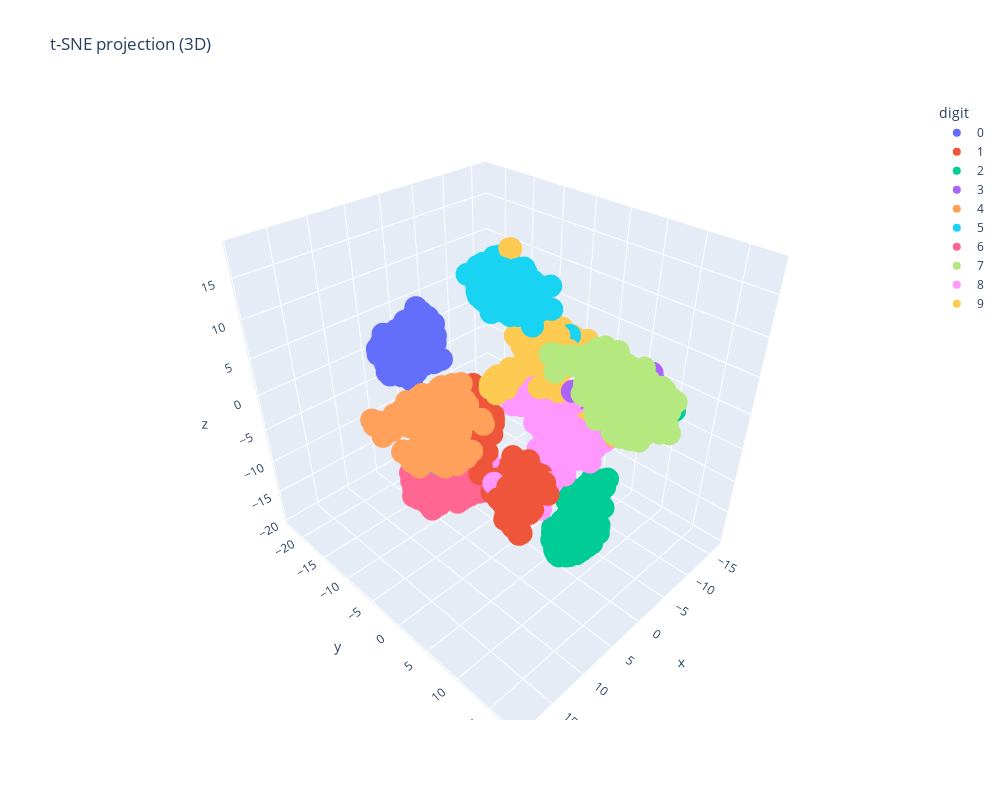

The cell this chart's notebook holds for it:
### Markdown cell above
## Step 6: Interactive 3D scatter plot

### Code cell
fig_3d = px.scatter_3d(
    df_3d,
    x="x",
    y="y",
    z="z",
    color="digit",
    title="t-SNE projection (3D)",
    
    hover_data={
        "digit": True,
        "x": False,
        "y": False,
        "z": False
    },
    
    width=1000,
    height=800
)

fig_3d.show()

### Figure 1 — Plotly figure (JSON) as saved in the notebook; plotly's stock layout.template omitted (floating-point values rounded to 4 significant figures; data arrays with more than 128 entries replaced by an {"elided": "..."} marker saying what was removed)
{"data": [{"customdata": {"elided": "178x1 str values"}, "hovertemplate": "digit=%{customdata[0]}<extra></extra>", "legendgroup": "0", "marker": {"color": "#636efa", "symbol": "circle"}, "mode": "markers", "name": "0", "scene": "scene", "showlegend": true, "type": "scatter3d", "x": {"elided": "178 float values"}, "y": {"elided": "178 float values"}, "z": {"elided": "178 float values"}}, {"customdata": {"elided": "182x1 str values"}, "hovertemplate": "digit=%{customdata[0]}<extra></extra>", "legendgroup": "1", "marker": {"color": "#EF553B", "symbol": "circle"}, "mode": "markers", "name": "1", "scene": "scene", "showlegend": true, "type": "scatter3d", "x": {"elided": "182 float values"}, "y": {"elided": "182 float values"}, "z": {"elided": "182 float values"}}, {"customdata": {"elided": "177x1 str values"}, "hovertemplate": "digit=%{customdata[0]}<extra></extra>", "legendgroup": "2", "marker": {"color": "#00cc96", "symbol": "circle"}, "mode": "markers", "name": "2", "scene": "scene", "showlegend": true, "type": "scatter3d", "x": {"elided": "177 float values"}, "y": {"elided": "177 float values"}, "z": {"elided": "177 float values"}}, {"customdata": {"elided": "183x1 str values"}, "hovertemplate": "digit=%{customdata[0]}<extra></extra>", "legendgroup": "3", "marker": {"color": "#ab63fa", "symbol": "circle"}, "mode": "markers", "name": "3", "scene": "scene", "showlegend": true, "type": "scatter3d", "x": {"elided": "183 float values"}, "y": {"elided": "183 float values"}, "z": {"elided": "183 float values"}}, {"customdata": {"elided": "181x1 str values"}, "hovertemplate": "digit=%{customdata[0]}<extra></extra>", "legendgroup": "4", "marker": {"color": "#FFA15A", "symbol": "circle"}, "mode": "markers", "name": "4", "scene": "scene", "showlegend": true, "type": "scatter3d", "x": {"elided": "181 float values"}, "y": {"elided": "181 float values"}, "z": {"elided": "181 float values"}}, {"customdata": {"elided": "182x1 str values"}, "hovertemplate": "digit=%{customdata[0]}<extra></extra>", "legendgroup": "5", "marker": {"color": "#19d3f3", "symbol": "circle"}, "mode": "markers", "name": "5", "scene": "scene", "showlegend": true, "type": "scatter3d", "x": {"elided": "182 float values"}, "y": {"elided": "182 float values"}, "z": {"elided": "182 float values"}}, {"customdata": {"elided": "181x1 str values"}, "hovertemplate": "digit=%{customdata[0]}<extra></extra>", "legendgroup": "6", "marker": {"color": "#FF6692", "symbol": "circle"}, "mode": "markers", "name": "6", "scene": "scene", "showlegend": true, "type": "scatter3d", "x": {"elided": "181 float values"}, "y": {"elided": "181 float values"}, "z": {"elided": "181 float values"}}, {"customdata": {"elided": "179x1 str values"}, "hovertemplate": "digit=%{customdata[0]}<extra></extra>", "legendgroup": "7", "marker": {"color": "#B6E880", "symbol": "circle"}, "mode": "markers", "name": "7", "scene": "scene", "showlegend": true, "type": "scatter3d", "x": {"elided": "179 float values"}, "y": {"elided": "179 float values"}, "z": {"elided": "179 float values"}}, {"customdata": {"elided": "174x1 str values"}, "hovertemplate": "digit=%{customdata[0]}<extra></extra>", "legendgroup": "8", "marker": {"color": "#FF97FF", "symbol": "circle"}, "mode": "markers", "name": "8", "scene": "scene", "showlegend": true, "type": "scatter3d", "x": {"elided": "174 float values"}, "y": {"elided": "174 float values"}, "z": {"elided": "174 float values"}}, {"customdata": {"elided": "180x1 str values"}, "hovertemplate": "digit=%{customdata[0]}<extra></extra>", "legendgroup": "9", "marker": {"color": "#FECB52", "symbol": "circle"}, "mode": "markers", "name": "9", "scene": "scene", "showlegend": true, "type": "scatter3d", "x": {"elided": "180 float values"}, "y": {"elided": "180 float values"}, "z": {"elided": "180 float values"}}], "layout": {"height": 800, "legend": {"title": {"text": "digit"}, "tracegroupgap": 0}, "scene": {"domain": {"x": [0, 1], "y": [0, 1]}, "xaxis": {"title": {"text": "x"}}, "yaxis": {"title": {"text": "y"}}, "zaxis": {"title": {"text": "z"}}}, "title": {"text": "t-SNE projection (3D)"}, "width": 1000}}
